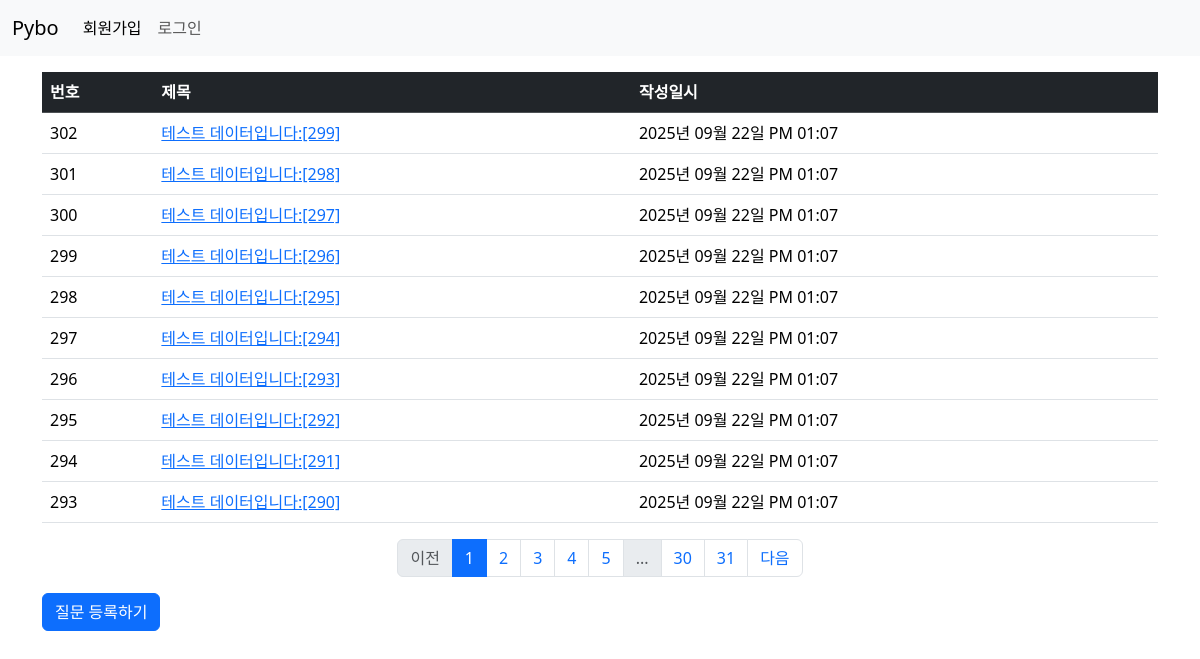
Page /question/list/ on the earlier database version.
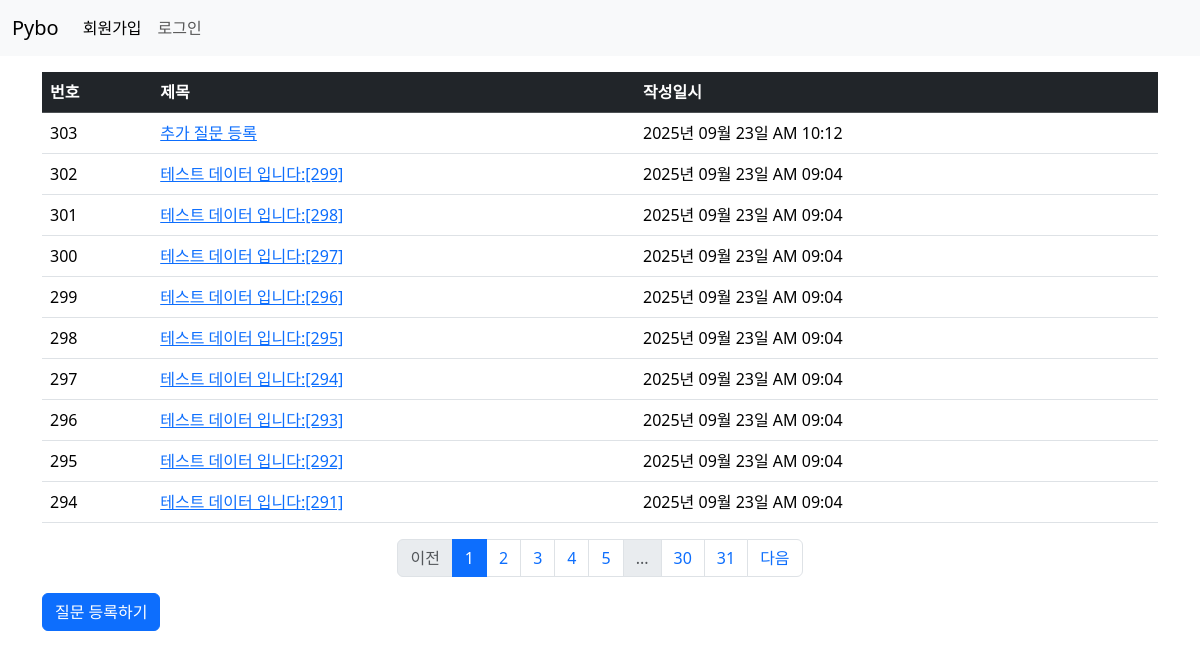
Same page on the later database version.
### pybo/models.py (models this page shows)
class Question(db.Model):
    id = db.Column(db.Integer, primary_key=True)
    subject = db.Column(db.String(200), nullable=False)
    content = db.Column(db.Text(), nullable=False)
    create_date = db.Column(db.DateTime(), nullable=False)

### pybo/views/question_views.py (the view)
@bp.route('/list/')
def _list():
    page = request.args.get('page', default=1, type=int)  # 페이지
    question_list = Question.query.order_by(Question.create_date.desc())
    question_list = question_list.paginate(page=page, per_page=10)  # 한 페이지에 보여야할 게시글 수
    return render_template('question/question_list.html', question_list=question_list)

### pybo/filter.py (called while the page is built)
def format_datetime(value, fmt='%Y년 %m월 %d일 %p %I:%M'):
    return value.strftime(fmt)

### pybo/templates/question/question_list.html (shortened to what this page needs)
{% extends 'base.html' %}
{% block content %}
<div class="container my-3">
    <table class="table table-hover">
        <thead>
        <tr class="table-dark">
            <th scope="col">번호</th>
            <th scope="col">제목</th>
            <th scope="col">작성일시</th>
        </tr>
        </thead>
        <tbody>
        {% if question_list %}
        {% for question in question_list.items %}
        <tr>
            <td>{{ question_list.total - (question_list.page - 1) * question_list.per_page - loop.index0 }}</td>
            <td>
                <a href="{{ url_for('question.detail', question_id= question.id) }}">{{ question.subject }}</a>
            </td>
            <td>{{ question.create_date|datetime }}</td>
        </tr>
        {% endfor %}
        {% else %}
        <tr>
            <td colspan="3">질문이 없습니다.</td>
        </tr>
        {% endif %}
        </tbody>
    </table>
    <ul class="pagination justify-content-center">
        {% if question_list.has_prev %}
        <li class="page-item"><a href="?page={{ question_list.prev_num }}" class="page-link">이전</a></li>
        {% else %}
        <li class="page-item disabled"><a href="javascript:void(0)" class="page-link">이전</a></li>
        {% endif %}
        {% for page_num in question_list.iter_pages() %}
        {% if page_num %}
        {% if page_num != question_list.page %}
        <li class="page-item"><a class="page-link" href="?page={{ page_num }}">{{ page_num }}</a></li>
        {%else%}
        <li class="page-item active">
            <a class="page-link" href="javascript:void(0)" aria-current="page">{{ page_num }}</a>
        </li>
        {% endif %}
        {% else %}
        <li class="page-item disabled"><a class="page-link" href="javascript:void(0)">...</a></li>
        {% endif %}
        {% endfor %}
        {% if question_list.has_next %}
        <li class="page-item"><a href="?page={{ question_list.next_num }}" class="page-link">다음</a></li>
        {% else %}
        <li class="page-item disabled"><a href="javascript:void(0)" class="page-link">다음</a></li>
        {% endif %}
    </ul>
    <a href="{{ url_for('question.create') }}" class="btn btn-primary">질문 등록하기</a>
</div>
{% endblock %}

### pybo/templates/base.html (shortened to what this page needs)
<!DOCTYPE html>
<html lang="ko">
<head>
    <link rel="stylesheet" href="https://cdn.jsdelivr.net/npm/bootstrap@5.3.8/dist/css/bootstrap.min.css">
    <link rel="stylesheet" href="{{ url_for('static', filename='style.css') }}">
</head>
<body>
{% include 'navbar.html' %}
{% block content %}
{% endblock %}
</body>
</html>

### pybo/templates/navbar.html (shortened to what this page needs)
<nav class="navbar navbar-expand-sm bg-body-tertiary">
    <div class="container-fluid">
        <a class="navbar-brand" href="{{ url_for('main.index') }}">Pybo</a>
        <div class="collapse navbar-collapse" id="navbarTogglerDemo02">
            <ul class="navbar-nav me-auto mb-2 mb-lg-0">
                <li class="nav-item">
                    <a class="nav-link active" aria-current="page"
                       href="{{ url_for('auth.signup') }}">회원가입</a>
                </li>
                <li class="nav-item">
                    <a class="nav-link" href="#">로그인</a>
                </li>
            </ul>
        </div>
    </div>
</nav>

Differences in the rows shown:
no longer on this page (row edited): Question: total "293", subject "테스트 데이터입니다:[290]", create_date "2025년 09월 22일 PM 01:07"
added Question: total "303", subject "추가 질문 등록", create_date "2025년 09월 23일 AM 10:12"
changed Question: subject "테스트 데이터입니다:[299]" → "테스트 데이터 입니다:[299]"; create_date "2025년 09월 22일 PM 01:07" → "2025년 09월 23일 AM 09:04"
changed Question: subject "테스트 데이터입니다:[298]" → "테스트 데이터 입니다:[298]"; create_date "2025년 09월 22일 PM 01:07" → "2025년 09월 23일 AM 09:04"
changed Question: subject "테스트 데이터입니다:[297]" → "테스트 데이터 입니다:[297]"; create_date "2025년 09월 22일 PM 01:07" → "2025년 09월 23일 AM 09:04"
changed Question: subject "테스트 데이터입니다:[296]" → "테스트 데이터 입니다:[296]"; create_date "2025년 09월 22일 PM 01:07" → "2025년 09월 23일 AM 09:04"
changed Question: subject "테스트 데이터입니다:[295]" → "테스트 데이터 입니다:[295]"; create_date "2025년 09월 22일 PM 01:07" → "2025년 09월 23일 AM 09:04"
changed Question: subject "테스트 데이터입니다:[294]" → "테스트 데이터 입니다:[294]"; create_date "2025년 09월 22일 PM 01:07" → "2025년 09월 23일 AM 09:04"
changed Question: subject "테스트 데이터입니다:[293]" → "테스트 데이터 입니다:[293]"; create_date "2025년 09월 22일 PM 01:07" → "2025년 09월 23일 AM 09:04"
changed Question: subject "테스트 데이터입니다:[292]" → "테스트 데이터 입니다:[292]"; create_date "2025년 09월 22일 PM 01:07" → "2025년 09월 23일 AM 09:04"
changed Question: subject "테스트 데이터입니다:[291]" → "테스트 데이터 입니다:[291]"; create_date "2025년 09월 22일 PM 01:07" → "2025년 09월 23일 AM 09:04"
